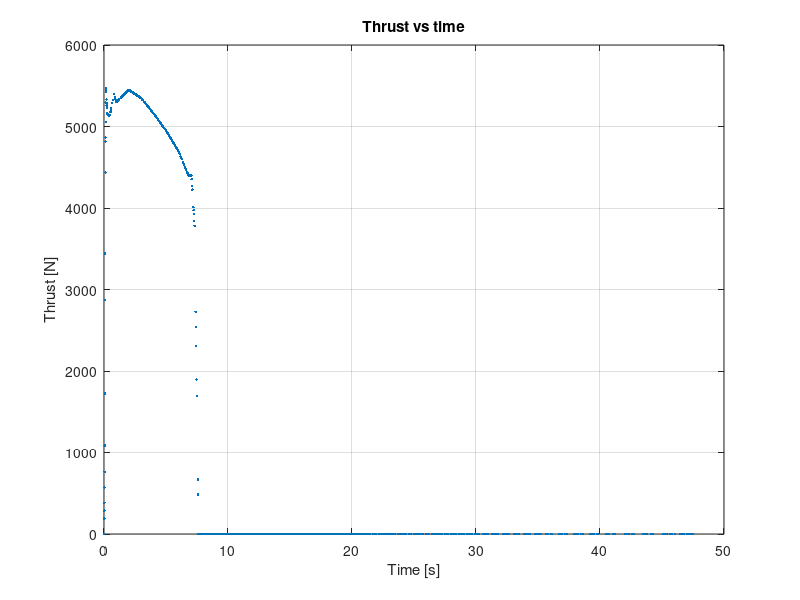
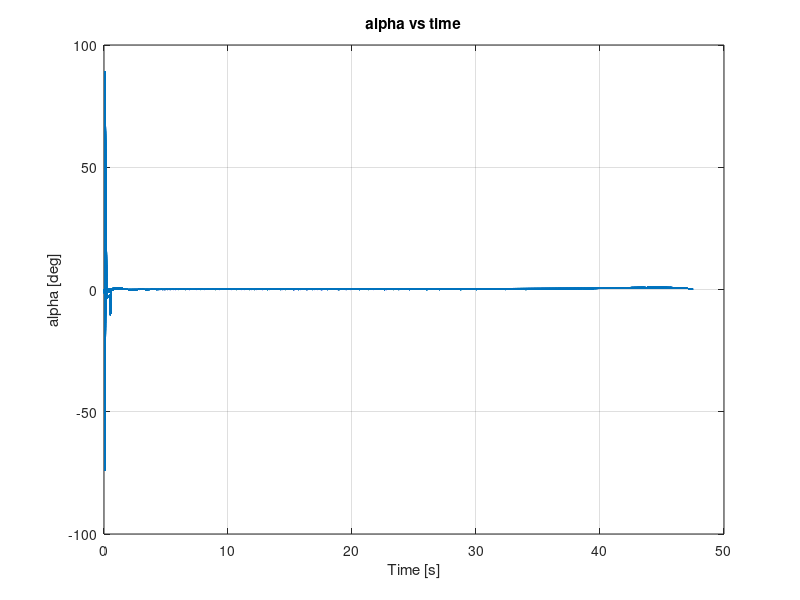
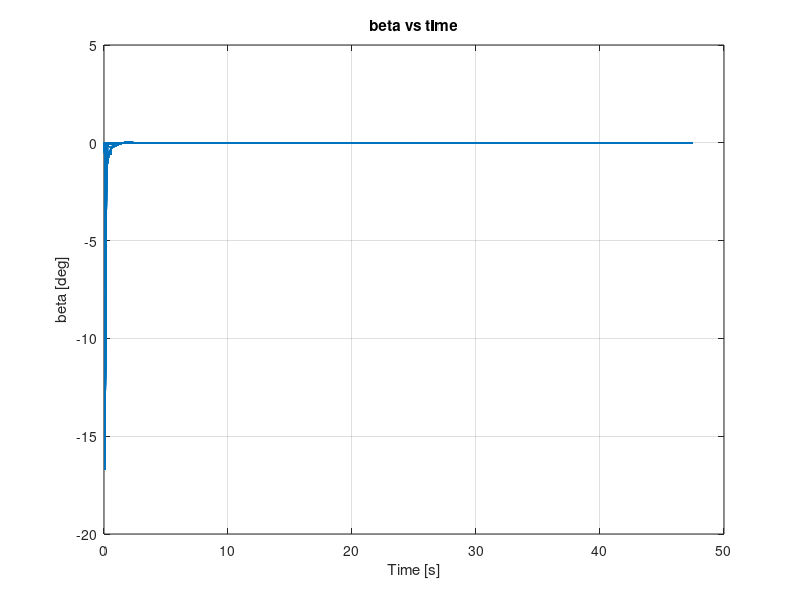
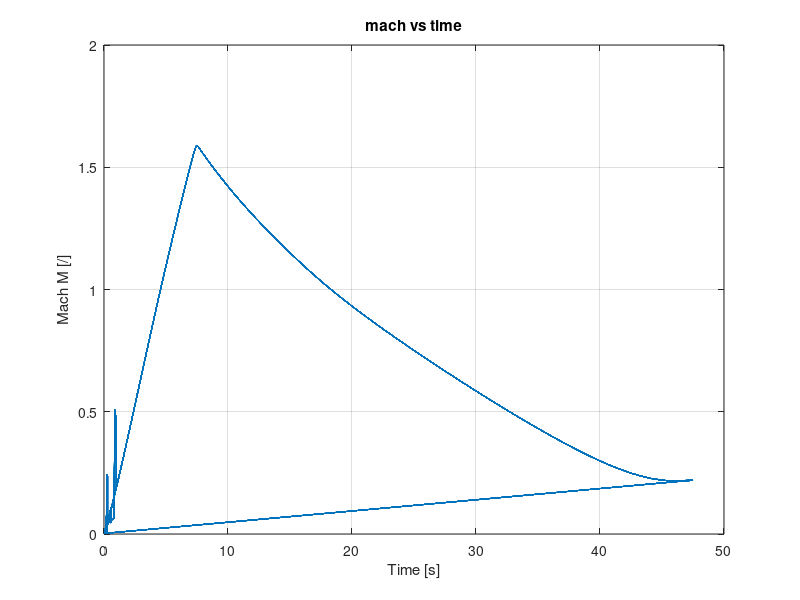

MATLAB code to generate these figures, in order:

load('ascend_plot.mat')

%% PLOTS

figure();
plot(ascend.t, ascend.T, '.'), title('Thrust vs time'), grid on;
xlabel('Time [s]'); ylabel('Thrust [N]');

figure();
plot(ascend.t, ascend.alpha*180/pi), title('alpha vs time'), grid on;
xlabel('Time [s]'); ylabel('alpha [deg]')

figure();
plot(ascend.t, ascend.beta*180/pi), title('beta vs time'), grid on;
xlabel('Time [s]'); ylabel('beta [deg]')

figure();
plot(ascend.t(1:end-1), ascend.M(1:end-1)), title('mach vs time'), grid on;
xlabel('Time [s]'); ylabel('Mach M [/]')

figure();
plot(ascend.t, ascend.CA), title('Aerodyn Coeff vs time'), grid on;
xlabel('Time [s]'); ylabel('Drag Coeff CD [/]')

figure();
plot(ascend.t, ascend.Drag), title('Drag vs time'), grid on;
xlabel('Time [s]'); ylabel('Drag D [N]')

figure();
plot(ascend.t, ascend.Forces), title('Axial Force vs time'), grid on;
xlabel('Time [s]'); ylabel('Axial force [N]')

figure();
plot(ascend.t, ascend.XCP,'.'), title('Stability margin vs time'), grid on;
xlabel('Time [s]'); ylabel('S.M.[/]')

